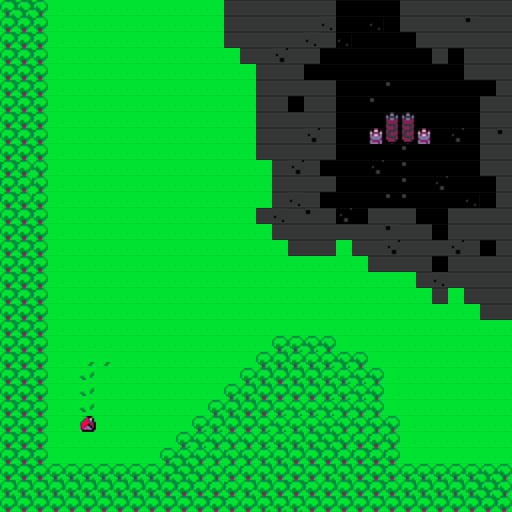

This game map was drawn from its Tiled (.tmx) file and the tilesets committed beside it. A one-line description and the trimmed map source follow:
An orthogonal 32x32 tile map with 16x16 px tiles, 3 tile layers (Background, Ground, Decoration) and 13 objects (TOWN, CASTLE, START_LOC).

<map version="1.0" orientation="orthogonal" renderorder="right-down" width="32" height="32" tilewidth="16" tileheight="16" nextobjectid="47">
 <tileset firstgid="1" name="overworld" tilewidth="16" tileheight="16" tilecount="1024">
  <image source="textures/overworld.png" width="512" height="512" />
 </tileset>
 <layer name="Background" width="32" height="32">
  <data>[1024 cells, 1024 non-empty, 3 distinct tile ids]</data>
 </layer>
 <layer name="Ground" width="32" height="32">
  <data>[1024 cells, 299 non-empty, 17 distinct tile ids]</data>
 </layer>
 <layer name="Decoration" width="32" height="32">
  <data>[1024 cells, 7 non-empty, 4 distinct tile ids]</data>
 </layer>
 <objectgroup name="Collision">
  <object id="32" x="-2.66667" y="-1.33333" width="49.3333" height="518" />
  <object id="33" x="42" y="466.667" width="472" height="48" />
  <object id="34" x="159.333" y="448" width="240" height="29.3333" />
  <object id="35" x="175.333" y="430" width="224" height="32" />
  <object id="36" x="189.333" y="416.667" width="210" height="42.6667" />
  <object id="37" x="208" y="400.667" width="175.333" height="39.3333" />
  <object id="38" x="223.333" y="384" width="161.333" height="30.6667" />
  <object id="39" x="238.667" y="368" width="143.333" height="29.3333" />
  <object id="40" x="256.667" y="353.333" width="110" height="28.6667" />
  <object id="41" x="272.667" y="336" width="62.6667" height="21.3333" />
 </objectgroup>
 <objectgroup name="Spawns" />
 <objectgroup name="Portals">
  <properties>
   <property name="targetX" value="28" />
   <property name="targetY" value="13" />
  </properties>
  <object id="44" name="TOWN" x="80" y="417.333" width="15.3333" height="14.6667">
   <properties>
    <property name="targetX" value="55" />
    <property name="targetY" value="32" />
   </properties>
  </object>
  <object id="45" name="CASTLE" x="385.333" y="128.667" width="29.3333" height="14.6667">
   <properties>
    <property name="targetX" value="31" />
    <property name="targetY" value="4" />
   </properties>
  </object>
  <object id="46" name="START_LOC" x="86.6667" y="337.333" width="26.6667" height="28.6667" />
 </objectgroup>
</map>